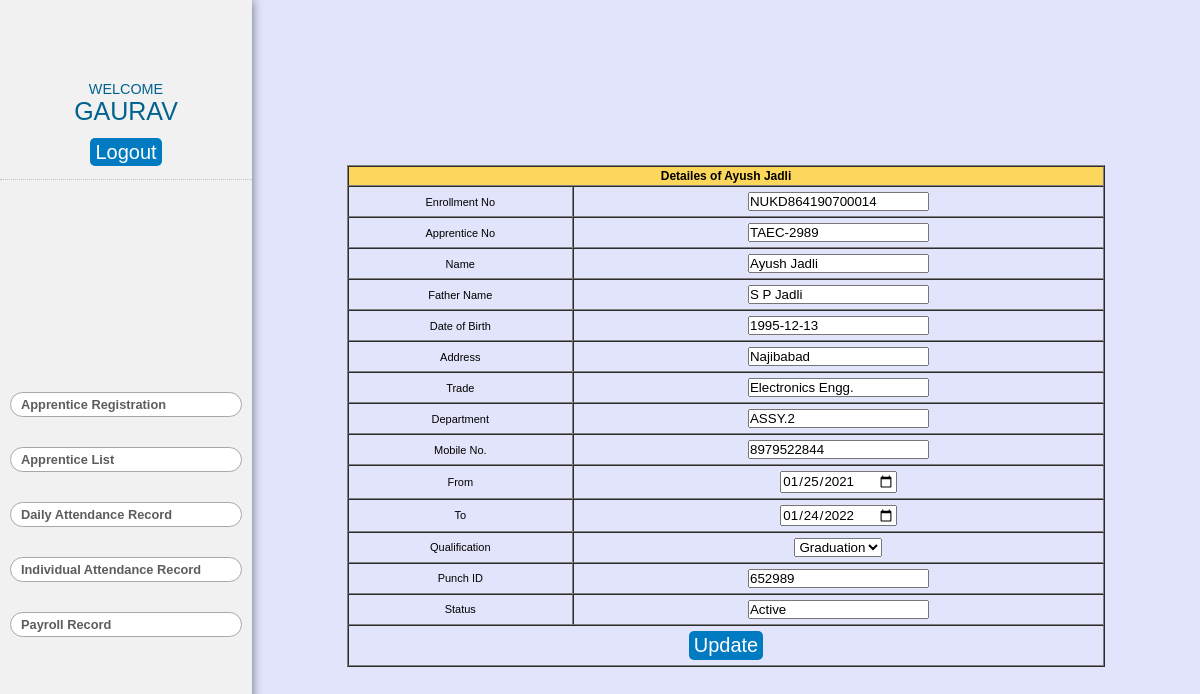
/update-details.php?apprentice_no=TAEC-2989 (signed in), run on the app's committed database.
### tables this page shows
CREATE TABLE `apprentice` (
  `sn` int(11) NOT NULL,
  `enrollment_no` varchar(255) NOT NULL,
  `apprentice_no` varchar(255) NOT NULL,
  `name` varchar(255) NOT NULL,
  `father_name` varchar(255) NOT NULL,
  `dob` date NOT NULL,
  `address` varchar(255) NOT NULL,
  `trade` varchar(255) NOT NULL,
  `department` varchar(255) NOT NULL,
  `mobile` varchar(255) NOT NULL,
  `from` date NOT NULL,
  `to` date NOT NULL,
  `qualification` varchar(100) NOT NULL,
  `punch_id` varchar(100) NOT NULL,
  `status` varchar(255) NOT NULL DEFAULT 'Active'
);

### update-details.php (the view, shortened to what this page needs)
<!DOCTYPE html>
<html lang="en">
<head>
</head>
<body>
    <section class="content">
        <div class="main">
            <?php include_once "side-1.php"; ?>
            <div class="side-2" style="overflow-y:scroll">
                <div class="app-reg ">
                    <div class="input-table">
                        <?php include "db.php";
                        $apprentice_no = $_GET['apprentice_no'];
                        $sql = "SELECT * from apprentice WHERE apprentice_no = '$apprentice_no'";
                        $result = mysqli_query($conn, $sql) or die("Query failed");
                        if (mysqli_num_rows($result) > 0) {
                            while ($row = mysqli_fetch_assoc($result)) {
                        ?>
                                <table width="100%" border="1" cellpadding="1" cellspacing="0" style="text-align:center; ">
                                    <thead>
                                        <tr>
                                            <th colspan="2">Detailes of <?php echo $row['name']; ?> </th>
                                        </tr>
                                    </thead>
                                    <form action="update-detailes-save.php" method="POST">
                                        <tbody>
                                            <tr>
                                                <td>Enrollment No</td>
                                                <td><input type="text" name="enrollment_no" value="<?php echo $row['enrollment_no']; ?>"></td>
                                            </tr>
                                            <tr>
                                                <td>Apprentice No</td>
                                                <td><input type="text" name="apprentice_no" value="<?php echo $row['apprentice_no']; ?>"></td>
                                            </tr>
                                            <tr>
                                                <td>Name</td>
                                                <td><input type="text" name="name" value="<?php echo $row['name']; ?>"></td>
                                            </tr>
                                            <tr>
                                                <td>Father Name</td>
                                                <td><input type="text" name="father_name" value="<?php echo $row['father_name']; ?>"></td>
                                            </tr>
                                            <tr>
                                                <td>Date of Birth</td>
                                                <td><input type="text" name="dob" value="<?php echo $row['dob']; ?>"></td>
                                            </tr>
                                            <tr>
                                                <td>Address</td>
                                                <td><input type="text" name="address" value="<?php echo $row['address']; ?>"></td>
                                            </tr>
                                            <tr>
                                                <td>Trade</td>
                                                <td><input type="text" name="trade" value="<?php echo $row['trade']; ?>"></td>
                                            </tr>
                                            <tr>
                                                <td>Department</td>
                                                <td><input type="text" name="department" value="<?php echo $row['department']; ?>"></td>
                                            </tr>
                                            <tr>
                                                <td>Mobile No.</td>
                                                <td><input type="text" name="mobile" value="<?php echo $row['mobile']; ?>"></td>
                                            </tr>
                                            <tr>
                                                <td>From</td>
                                                <td><input type="date" name="from" value="<?php echo $row['from']; ?>"></td>
                                            </tr>
                                            <tr>
                                                <td>To</td>
                                                <td><input type="date" name="to" value="<?php echo $row['to']; ?>"></td>
                                            </tr>
                                            <tr>
                                                <td>Qualification</td>
                                                <td><select name="qualification" id="qualification">
                                                        <option value="Graduation">Graduation</option>
                                                    </select></td>
                                            </tr>
                                            <tr>
                                                <td>Punch ID </td>
                                                <td><input type="text" name="punch_id" value="<?php echo $row['punch_id']; ?>"></td>
                                            </tr>
                                            <tr>
                                                <td>Status </td>
                                                <td><input type="text" name="status" value="<?php echo $row['status']; ?>"></td>
                                            </tr>
                                            <tr>
                                                <td colspan="2">
                                                    <input type="submit" name="update" value="Update" class="btn">
                                                </td>
                                            </tr>
                                        </tbody>
                                    </form>
                                </table>
                        <?php
                            }
                        }
                        ?>
                    </div>
                </div>
            </div>
        </div>
    </section>
</body>
</html>

### styles.css (style rules this page uses)
* { box-sizing: border-box; margin: 0; padding: 0; scroll-behavior: smooth; font-family: "Poppins", sans-serif; }
body { width: 100vw; height: 100vh; }
section { height: 100vh; max-width: 100%; padding: 20px; }
.btn { background-color: rgb(0, 183, 255); color: white; font-size: 20px; border-radius: 5px; transition: 0.5s ease-in-out; padding: 10px 10px; border: none; outline: none; }
.content { padding: 0; }
.main { height: 100%; display: flex; width: 100vw; }
.btn { background-color: rgb(0, 122, 192); padding: 3px 5px; outline: none; border: none; color: #fff; border-radius: 5px; cursor: pointer; }
.side-2 { width: 79%; height: 100vh; overflow-y: scroll; background-color: rgba(193, 200, 244, 0.484); }
.app-reg { padding-top: 30px; width: 100%; height: 100%; display: flex; flex-direction: column; justify-content: center; align-items: center; }
.input-table { height: 80%; margin: auto; width: 80%; display: flex; justify-content: center; align-items: center; }
thead { background-color: rgb(252, 215, 92); font-size: 12px; }
th { padding: 2px; }
tr { height: 20px; }
td { font-size: 11px; padding: 5px 5px; }

### data on the page
apprentice: name "Ayush Jadli", enrollment_no "NUKD864190700014", apprentice_no "TAEC-2989", father_name "S P Jadli", dob "1995-12-13", address "Najibabad", trade "Electronics Engg.", department "ASSY.2", mobile "8979522844", from "01/25/2021", to "01/24/2022", punch_id "652989", status "Active"

### other printed values
$_SESSION['username'] "GAURAV"
